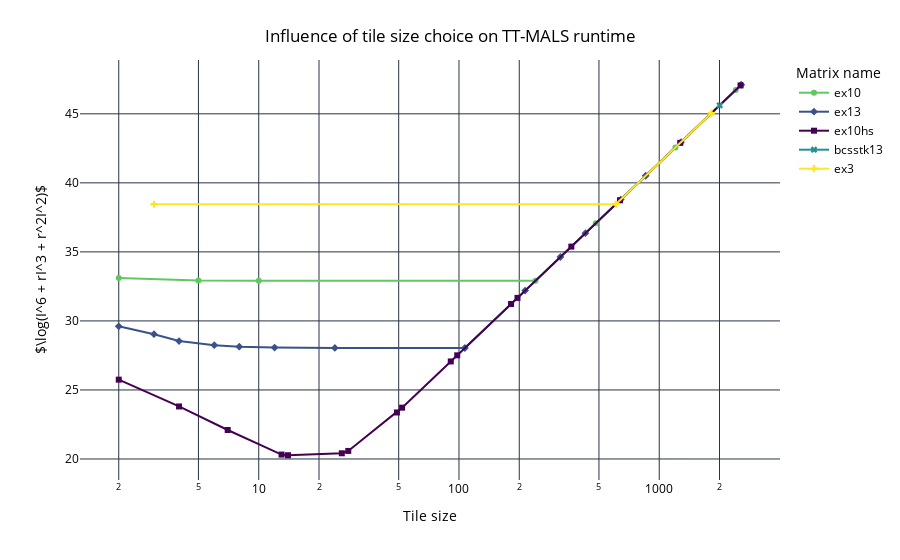

Notebook cell for this chart:
### Markdown cell above
Tile size choice effects (baseline)

### Code cell
# Tile size choice influence on TT-MALS runtime
fig = px.line(baseline_df, x="tile_size", y="log_obj_func", color='matrix_name', symbol="matrix_name", markers=True, log_x=True,
              color_discrete_map=matrix_color_map,
              labels={
                     "tile_size": "Tile size",
                     "matrix_name": "Matrix name",
                 }
              )
fig.update_layout(
    title={
        'text': "Influence of tile size choice on TT-MALS runtime",
        'x':0.5,
        'xanchor': 'center',
        'yanchor': 'top'
    },
    plot_bgcolor='white',   # Plot area background color
    paper_bgcolor='white',  # Entire figure background color
    font=dict(color='black'), # Font color
    yaxis_title=r'$\log(I^6 + rI^3 + r^2I^2)$'
)
fig.show()
fig.write_image("plots/baseline_tile_size_vs_log_obj_func.pdf")

### Figure 1 — Plotly figure (JSON) as saved in the notebook; plotly's stock layout.template omitted (floating-point values rounded to 4 significant figures)
{"data": [{"hovertemplate": "Matrix name=ex10<br>Tile size=%{x}<br>log_obj_func=%{y}<extra></extra>", "legendgroup": "ex10", "line": {"color": "rgb(96, 200, 96)", "dash": "solid"}, "marker": {"symbol": "circle"}, "mode": "lines+markers", "name": "ex10", "orientation": "v", "showlegend": true, "x": [2.0, 5.0, 10.0, 241.0, 482.0, 1205.0, 2410.0], "xaxis": "x", "y": [33.11, 32.92, 32.91, 32.91, 37.07, 42.57, 46.72], "yaxis": "y", "type": "scatter"}, {"hovertemplate": "Matrix name=ex13<br>Tile size=%{x}<br>log_obj_func=%{y}<extra></extra>", "legendgroup": "ex13", "line": {"color": "rgb(59, 81, 138)", "dash": "solid"}, "marker": {"symbol": "diamond"}, "mode": "lines+markers", "name": "ex13", "orientation": "v", "showlegend": true, "x": [2.0, 3.0, 4.0, 6.0, 8.0, 12.0, 24.0, 107.0, 214.0, 321.0, 428.0, 642.0, 856.0, 1284.0, 2568.0], "xaxis": "x", "y": [29.61, 29.04, 28.54, 28.25, 28.14, 28.07, 28.04, 28.04, 32.2, 34.63, 36.35, 38.79, 40.51, 42.95, 47.11], "yaxis": "y", "type": "scatter"}, {"hovertemplate": "Matrix name=ex10hs<br>Tile size=%{x}<br>log_obj_func=%{y}<extra></extra>", "legendgroup": "ex10hs", "line": {"color": "rgb(68, 1, 84)", "dash": "solid"}, "marker": {"symbol": "square"}, "mode": "lines+markers", "name": "ex10hs", "orientation": "v", "showlegend": true, "x": [2.0, 4.0, 7.0, 13.0, 14.0, 26.0, 28.0, 49.0, 52.0, 91.0, 98.0, 182.0, 196.0, 364.0, 637.0, 1274.0, 2548.0], "xaxis": "x", "y": [25.75, 23.81, 22.1, 20.32, 20.27, 20.41, 20.58, 23.37, 23.72, 27.07, 27.51, 31.22, 31.67, 35.38, 38.74, 42.9, 47.06], "yaxis": "y", "type": "scatter"}, {"hovertemplate": "Matrix name=bcsstk13<br>Tile size=%{x}<br>log_obj_func=%{y}<extra></extra>", "legendgroup": "bcsstk13", "line": {"color": "rgb(34, 144, 140)", "dash": "solid"}, "marker": {"symbol": "x"}, "mode": "lines+markers", "name": "bcsstk13", "orientation": "v", "showlegend": true, "x": [2003.0], "xaxis": "x", "y": [45.61], "yaxis": "y", "type": "scatter"}, {"hovertemplate": "Matrix name=ex3<br>Tile size=%{x}<br>log_obj_func=%{y}<extra></extra>", "legendgroup": "ex3", "line": {"color": "rgb(253, 231, 37)", "dash": "solid"}, "marker": {"symbol": "cross"}, "mode": "lines+markers", "name": "ex3", "orientation": "v", "showlegend": true, "x": [3.0, 607.0, 1821.0], "xaxis": "x", "y": [38.45, 38.45, 45.04], "yaxis": "y", "type": "scatter"}], "layout": {"xaxis": {"anchor": "y", "domain": [0.0, 1.0], "title": {"text": "Tile size"}, "type": "log"}, "yaxis": {"anchor": "x", "domain": [0.0, 1.0], "title": {"text": "$\\log(I^6 + rI^3 + r^2I^2)$"}}, "legend": {"title": {"text": "Matrix name"}, "tracegroupgap": 0}, "margin": {"t": 60}, "title": {"text": "Influence of tile size choice on TT-MALS runtime", "x": 0.5, "xanchor": "center", "yanchor": "top"}, "font": {"color": "black"}, "plot_bgcolor": "white", "paper_bgcolor": "white"}}
